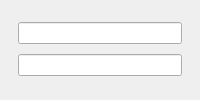
<?xml version="1.0" encoding="UTF-8"?>
<ui version="4.0">
 <class>login_window</class>
<widget class="QWidget" name="centralwidget">
  <layout class="QVBoxLayout" name="verticalLayout">
    <item>
      <spacer name="verticalSpacerTop">
        <property name="orientation">
          <enum>Qt::Vertical</enum>
        </property>
      </spacer>
    </item>
    <item>
      <layout class="QHBoxLayout" name="horizontalLayout">
        <item>
          <spacer name="horizontalSpacerLeft">
            <property name="orientation">
              <enum>Qt::Horizontal</enum>
            </property>
          </spacer>
        </item>
        <item>
          <widget class="QLineEdit" name="Username"/>
        </item>
        <item>
          <spacer name="horizontalSpacerRight">
            <property name="orientation">
              <enum>Qt::Horizontal</enum>
            </property>
          </spacer>
        </item>
      </layout>
    </item>
    <item>
      <layout class="QHBoxLayout" name="horizontalLayoutPassword">
        <item>
          <spacer name="horizontalSpacerLeftPwd">
            <property name="orientation">
              <enum>Qt::Horizontal</enum>
            </property>
          </spacer>
        </item>
        <item>
          <widget class="QLineEdit" name="Password">
            <property name="echoMode">
              <enum>QLineEdit::Password</enum>
            </property>
          </widget>
        </item>
        <item>
          <spacer name="horizontalSpacerRightPwd">
            <property name="orientation">
              <enum>Qt::Horizontal</enum>
            </property>
          </spacer>
        </item>
      </layout>
    </item>
    <item>
      <spacer name="verticalSpacerBottom">
        <property name="orientation">
          <enum>Qt::Vertical</enum>
        </property>
      </spacer>
    </item>
  </layout>
</widget>
 <resources/>
 <connections/>
</ui>
